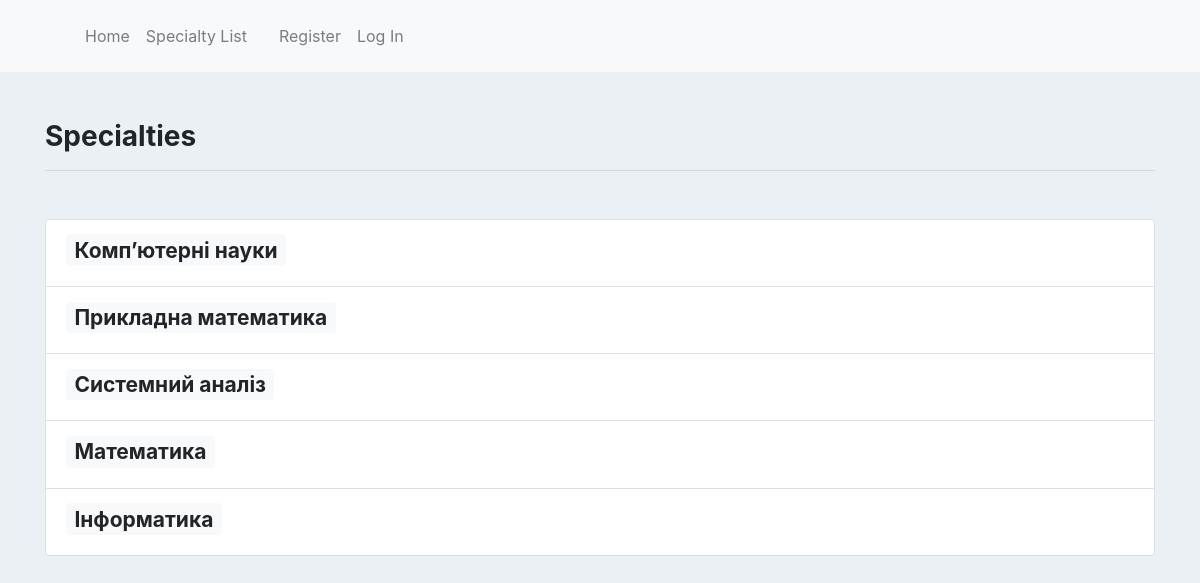
Screenshot of /specialtyList with the database file from the repository.
### students/models.py (models this page shows, shortened)
class Specialty(models.Model):
    SpecialtyName = models.CharField(max_length=100, null=False, blank=False)

### students/views.py (the view)
# urls.py: path('specialtyList', specialtyList, name='specialtyList'),
def specialtyList(request):
    specialties = Specialty.objects.all()
    context = {
        'specialties': specialties,
    }
    return render(request, 'students/SpecialtyList.html', context)

### students/templates/students/SpecialtyList.html
{% extends 'base.html' %}
{% block content %}
<header class="mb-5">
  <h3 style="font-weight: bold" class="page-heading">Specialties</h3>
  <hr>
</header>
<div class='profiles'>
    <ul class="list-group">
        {% for specialty in specialties %}
        <li class="list-group-item"><h3><a class='badge badge-light' href="{% url 'viewSpecialty' specialty.id %}">{{specialty.SpecialtyName}}</a></h3></li>
        {% endfor %}
      </ul>
</div>
{% endblock %}

### rows the page displays
Specialty: SpecialtyName "Комп’ютерні науки"
Specialty: SpecialtyName "Прикладна математика"
Specialty: SpecialtyName "Системний аналіз"
Specialty: SpecialtyName "Математика"
Specialty: SpecialtyName "Інформатика"
